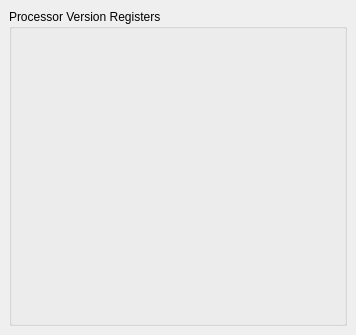
         <widget class="QWidget" name="TabPage" >
          <attribute name="title" >
           <string>PVR</string>
          </attribute>
          <layout class="QVBoxLayout" >
           <property name="margin" >
            <number>9</number>
           </property>
           <property name="spacing" >
            <number>9</number>
           </property>
           <item>
            <widget class="QGroupBox" name="groupBox_18" >
             <property name="title" >
              <string>Processor Version Registers</string>
             </property>
             <property name="lineWidth" stdset="0" >
              <number>1</number>
             </property>
             <layout class="QVBoxLayout" >
              <property name="margin" >
               <number>11</number>
              </property>
              <property name="spacing" >
               <number>6</number>
              </property>
              <item>
               <widget class="MdtGui::LabeledCombobox" name="C_PVR" >
                <property name="TclProc" >
                 <string>gui_pvr</string>
                </property>
                <property name="Label" >
                 <string>Specifies Processor Version Register</string>
                </property>
                <property name="LabelTooltip" >
                 <string>&lt;qt>This parameter specifies the Processor Version Register (PVR).  To disable the PVR set this parameter to None (0), which is the default.  To only enable the first PVR set this parameter to Basic (1).  To enable all PVRs set this parameter to Full (2).&lt;/qt></string>
                </property>
                <property name="Key" >
                 <string>C_PVR</string>
                </property>
               </widget>
              </item>
              <item>
               <widget class="MdtGui::LabeledTextbox" name="C_PVR_USER1" >
                <property name="Label" >
                 <string>Specify USER1 Bits in Processor Version Register</string>
                </property>
                <property name="LabelTooltip" >
                 <string>&lt;qt>This parameter specifies the USER1 bits, 24 through 31, in the first Processor Version Register (PVR).  This parameter is only used if C_PVR is set to Basic (1) or Full (2).&lt;/qt></string>
                </property>
                <property name="Key" >
                 <string>C_PVR_USER1</string>
                </property>
               </widget>
              </item>
              <item>
               <widget class="MdtGui::LabeledTextbox" name="C_PVR_USER2" >
                <property name="Label" >
                 <string>Specify USER2 Bits in Processor Version Registers</string>
                </property>
                <property name="LabelTooltip" >
                 <string>&lt;qt>This parameter specifies the value of the second Processor Version Register (USER2).  This parameter is only used if C_PVR is set to Full (2).&lt;/qt></string>
                </property>
                <property name="Key" >
                 <string>C_PVR_USER2</string>
                </property>
               </widget>
              </item>

              <item>
               <spacer>
                <property name="orientation" >
                 <enum>Qt::Vertical</enum>
                </property>
                <property name="sizeType" >
                 <enum>QSizePolicy::Expanding</enum>
                </property>
                <property name="sizeHint" >
                 <size>
                  <width>310</width>
                  <height>260</height>
                 </size>
                </property>
               </spacer>
              </item>
             </layout>
            </widget>
           </item>
          </layout>
         </widget>
